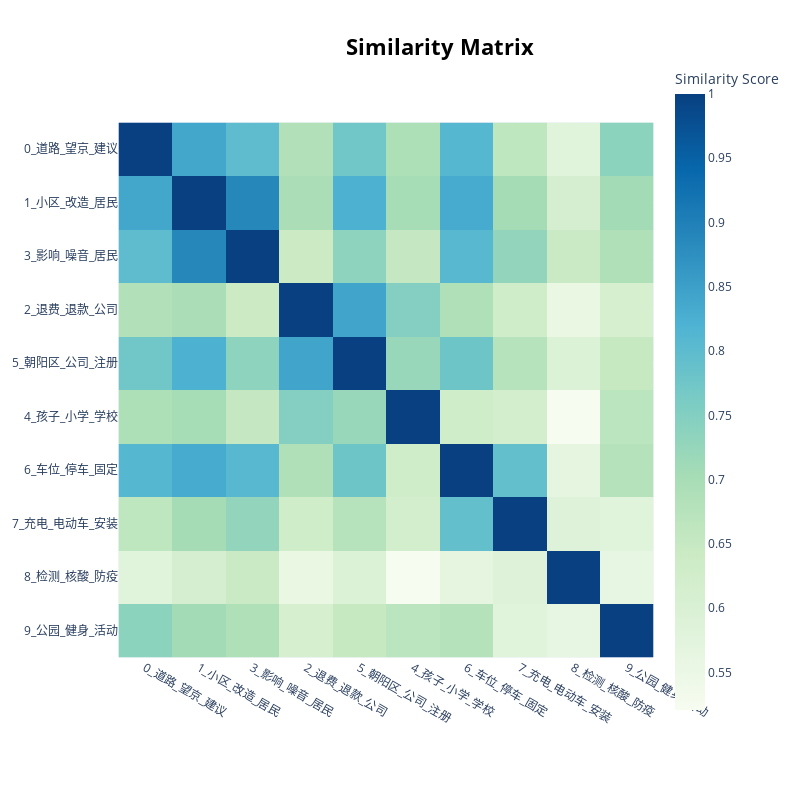

Notebook code for this chart:
### Code cell
topic_model.visualize_heatmap(n_clusters=9)

### Figure 1 — Plotly figure (JSON) as saved in the notebook; plotly's stock layout.template omitted (floating-point values rounded to 4 significant figures)
{"data": [{"coloraxis": "coloraxis", "hovertemplate": "x: %{x}<br>y: %{y}<br>Similarity Score: %{z}<extra></extra>", "name": "0", "type": "heatmap", "x": ["0_道路_望京_建议", "1_小区_改造_居民", "3_影响_噪音_居民", "2_退费_退款_公司", "5_朝阳区_公司_注册", "4_孩子_小学_学校", "6_车位_停车_固定", "7_充电_电动车_安装", "8_检测_核酸_防疫", "9_公园_健身_活动"], "xaxis": "x", "y": ["0_道路_望京_建议", "1_小区_改造_居民", "3_影响_噪音_居民", "2_退费_退款_公司", "5_朝阳区_公司_注册", "4_孩子_小学_学校", "6_车位_停车_固定", "7_充电_电动车_安装", "8_检测_核酸_防疫", "9_公园_健身_活动"], "yaxis": "y", "z": [[1.0, 0.8393, 0.7992, 0.6846, 0.7736, 0.6897, 0.809, 0.6637, 0.581, 0.7372], [0.8393, 1.0, 0.8893, 0.6949, 0.8225, 0.7026, 0.8329, 0.7041, 0.6146, 0.7077], [0.7992, 0.8893, 1.0, 0.6404, 0.7346, 0.6519, 0.8087, 0.7287, 0.6448, 0.6893], [0.6846, 0.6949, 0.6404, 1, 0.8433, 0.7489, 0.6892, 0.6277, 0.5566, 0.6127], [0.7736, 0.8225, 0.7346, 0.8433, 1.0, 0.7224, 0.7776, 0.6769, 0.5918, 0.6512], [0.6897, 0.7026, 0.6519, 0.7489, 0.7224, 1.0, 0.6285, 0.6198, 0.5208, 0.6682], [0.809, 0.8329, 0.8087, 0.6892, 0.7776, 0.6285, 1.0, 0.7904, 0.5669, 0.6794], [0.6637, 0.7041, 0.7287, 0.6277, 0.6769, 0.6198, 0.7904, 1.0, 0.5897, 0.5794], [0.581, 0.6146, 0.6448, 0.5566, 0.5918, 0.5208, 0.5669, 0.5897, 1, 0.5619], [0.7372, 0.7077, 0.6893, 0.6127, 0.6512, 0.6682, 0.6794, 0.5794, 0.5619, 1.0]]}], "layout": {"coloraxis": {"colorbar": {"title": {"text": "Similarity Score"}}, "colorscale": [[0, "rgb(247,252,240)"], [0.125, "rgb(224,243,219)"], [0.25, "rgb(204,235,197)"], [0.375, "rgb(168,221,181)"], [0.5, "rgb(123,204,196)"], [0.625, "rgb(78,179,211)"], [0.75, "rgb(43,140,190)"], [0.875, "rgb(8,104,172)"], [1, "rgb(8,64,129)"]]}, "height": 800, "hoverlabel": {"bgcolor": "white", "font": {"family": "Rockwell", "size": 16}}, "legend": {"title": {"text": "Trend"}}, "margin": {"t": 60}, "showlegend": true, "title": {"font": {"color": "Black", "size": 22}, "text": "<b>Similarity Matrix", "x": 0.55, "xanchor": "center", "y": 0.95, "yanchor": "top"}, "width": 800, "xaxis": {"anchor": "y", "constrain": "domain", "domain": [0, 1], "scaleanchor": "y"}, "yaxis": {"anchor": "x", "autorange": "reversed", "constrain": "domain", "domain": [0, 1]}}}
